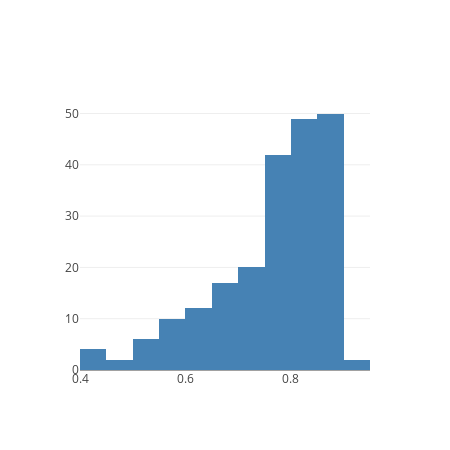

Write notebook code for a chart like this one.
### Code cell
len(covariates.participant.unique())


fig = go.Figure()
fig.add_trace(go.Histogram(x=covariates.wcst_accuracy, marker_color='steelblue'))
fig.update_layout(template='none', height=450, width=450)
fig.show()

### Figure 1 — Plotly figure (JSON) as saved in the notebook; plotly's stock layout.template omitted (floating-point values rounded to 4 significant figures; data arrays with more than 128 entries replaced by an {"elided": "..."} marker saying what was removed)
{"data": [{"marker": {"color": "steelblue"}, "type": "histogram", "x": {"elided": "214 float values"}}], "layout": {"height": 450, "width": 450}}
